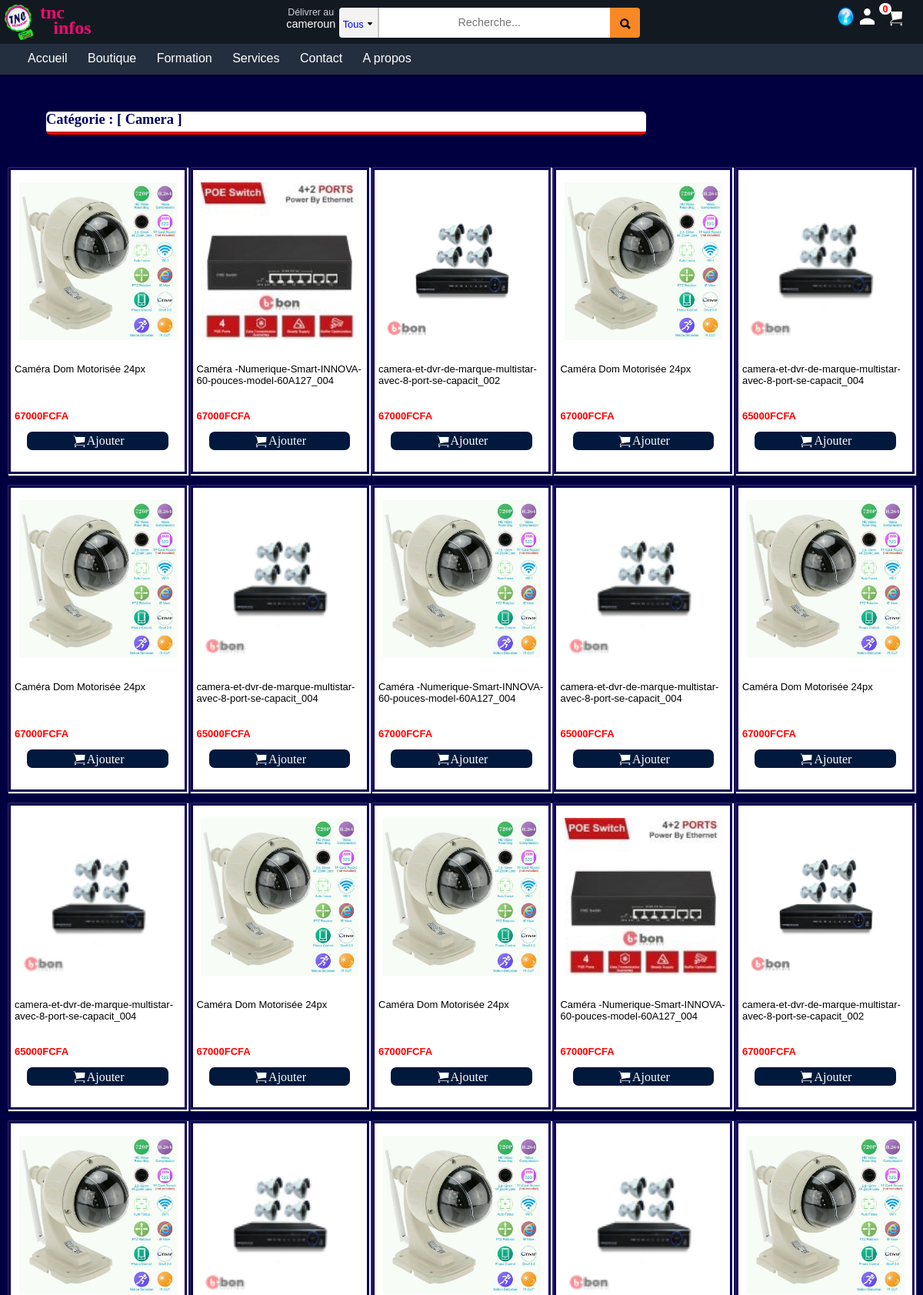
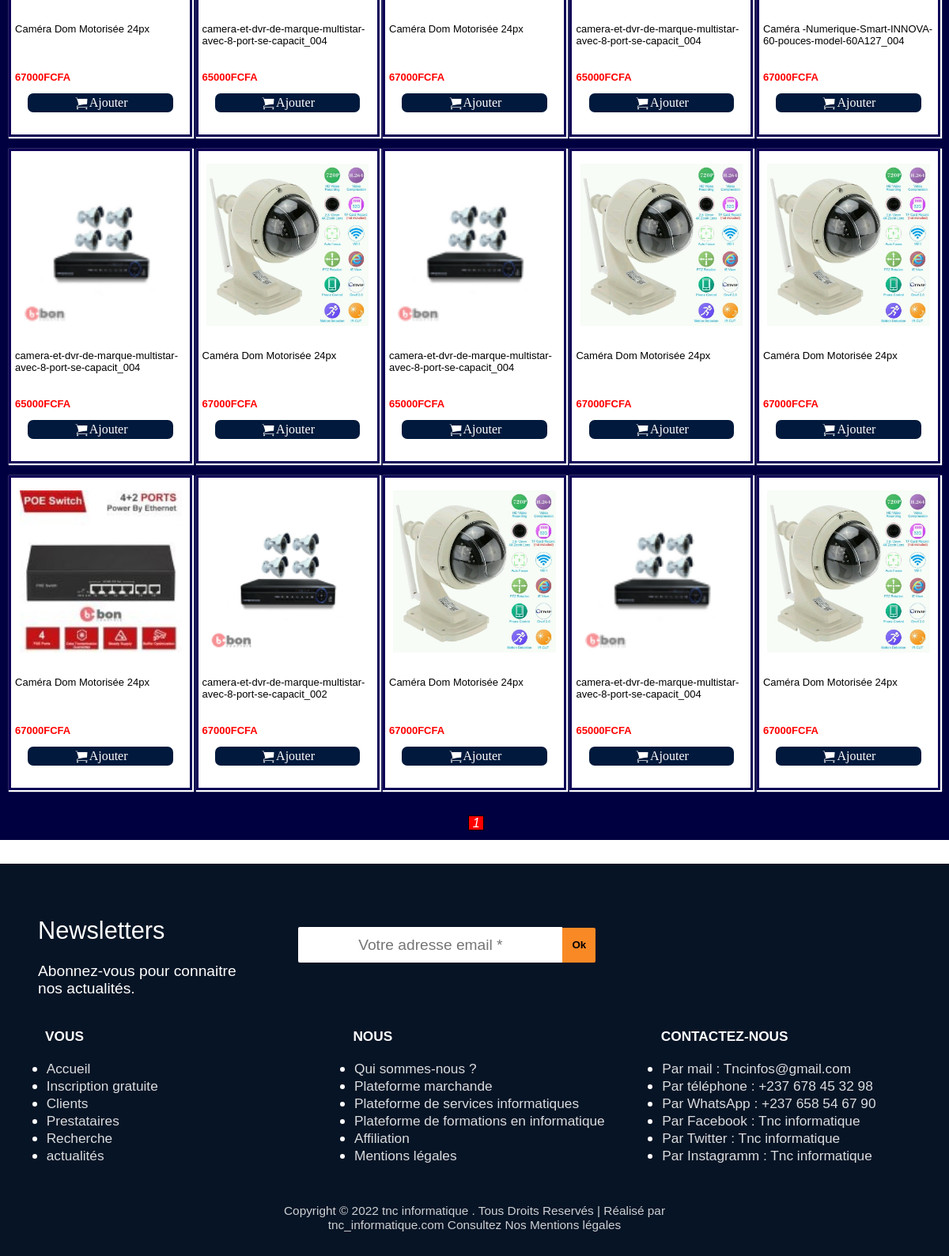
The app's page /categorie_ok.php?nom_categorie=Camera with its own data (2 pictures, top to bottom).
### tables this page shows
CREATE TABLE `produit` (
  `id_produit` mediumint(9) NOT NULL,
  `nom_produit` varchar(220) DEFAULT NULL,
  `monnaie` varchar(30) DEFAULT 'FCFA',
  `prix` int(11) DEFAULT 0,
  `description` text DEFAULT NULL,
  `quantite` int(11) NOT NULL,
  `photo` varchar(220) DEFAULT 'image.jpg',
  `nom_categorie` varchar(250) NOT NULL,
  `date` date NOT NULL
);

### categorie_ok.php (the view, shortened to what this page needs)
<?php
include("includes/connect.php");
@$nom_categorie = $_GET['nom_categorie'];
if(isset($_SESSION['id_client'])) {
?>
<?php include("includes/entete_connecter.php"); ?>
	<div id="corps">
	<h6>Catégorie : [ <?php echo $nom_categorie; ?> ]</h6>
<?php
$rowsPerPage =30;  $pageNum = 1;
if(isset($_GET['page'])) {
	$pageNum = $_GET['page'];
} else {
	$page=1;
}
$offset = ($pageNum - 1) * $rowsPerPage;
$query = "SELECT COUNT(id_produit) AS numrows from produit WHERE nom_categorie = '".$nom_categorie."'";
$result = mysqli_query($db, $query);
$row = mysqli_fetch_array($result);
$numrows = $row['numrows'];
$maxPage = ceil($numrows/$rowsPerPage);
?>
<?php
$reponse = mysqli_query($db, "SELECT * FROM produit WHERE nom_categorie = '".$nom_categorie."'
 ORDER BY id_produit DESC LIMIT $offset, $rowsPerPage") or die("Echec de l'exécution de la requete");
while($produit = mysqli_fetch_array($reponse)) {
?>
		<div id='bloc_produit'>
			<p class="img"><img src="images/produits/<?php echo $produit['photo']; ?>" alt=""/></p>
<?php
			echo "
			<p class='nom'>".$produit['nom_produit']."</p>
			<p class='prix'>".$produit['prix']."".$produit['monnaie']."</p>";
?>
			<p id="add-cart"><a href="ajouter_pannier.php?id_produit=<?php echo $produit['id_produit']; ?>">
				<img src='images/cart.png' width="10" height="10" /><i>Ajouter</i> </a>
			</p><br/>
		</div>
<?php
}
?>
<br/><br/>
<?php
$self = $_SERVER['PHP_SELF'];
for($page = 1; $page <= $maxPage; $page++)
{
	if ($page == $pageNum)
		{
			echo '&nbsp;&nbsp;<em class="em"> '.$page.' </em>&nbsp;';
		}
		else
		{
			echo "&nbsp;<i class='i'><a href=\"$self?page=$page\"> ".$page."&nbsp;</a></i>";
		}
}
?>
		</div>
		</div>
<?php include("includes/pied.php"); ?>
<?php
}
else
{
?>
<?php include("includes/entete_deconnecter.php"); ?>
<div id="corps">
	<h6>Catégorie : [ <?php echo $nom_categorie; ?> ]</h6>
<?php
$rowsPerPage =30;  $pageNum = 1;
$offset = ($pageNum - 1) * $rowsPerPage;
$query = "SELECT COUNT(*) AS numrows from produit WHERE nom_categorie = '".$nom_categorie."'";
$result = mysqli_query($db, $query);
$row = mysqli_fetch_array($result);
$numrows = $row['numrows'];
$maxPage = ceil($numrows/$rowsPerPage);
?>
<?php
$reponse = mysqli_query($db, "SELECT * FROM produit WHERE nom_categorie = '".$nom_categorie."'
 ORDER BY id_produit DESC LIMIT $offset, $rowsPerPage") or die("Echec de l'exécution de la requete");
while($produit = mysqli_fetch_array($reponse)) {
?>
		<div id='bloc_produit'>
			<p class="img"><img src="images/produits/<?php echo $produit['photo']; ?>" alt=""/></p>
<?php
			echo "
			<p class='nom'>".$produit['nom_produit']."</p>
			<p class='prix'>".$produit['prix']."".$produit['monnaie']."</p>";
?>
			<p id="add-cart"><a href="ajouter_pannier.php?id_produit=<?php echo $produit['id_produit']; ?>">
				<img src='images/cart.png' width="10" height="10" /><i>Ajouter</i> </a>
			</p><br/>
		</div>
<?php
}
?>
<br/><br/>
<?php
$self = $_SERVER['PHP_SELF'];
for($page = 1; $page <= $maxPage; $page++)
{
	if ($page == $pageNum)
		{
			echo '&nbsp;&nbsp;<em class="em"> '.$page.' </em>&nbsp;';
		}
		else
		{
			echo "&nbsp;<i class='i'><a href=\"$self?page=$page\"> ".$page."&nbsp;</a></i>";
		}
}
?>
		</div>
	<?php include("includes/pied.php"); ?>
<?php
}
?>

### includes/entete_deconnecter.php (shortened to what this page needs)
<!Doctype html>
<html lang="fr">
	<head>
		<link rel="stylesheet" type="text/css" href="style.css" />
	</head>
	<body>
		<div id="header">
			<div class="slogan">
				<div class="logo"><img src="images/logo.png" width="60" height="46" />
					Tnc<br/><i> infos</i>
				</div>
				<div class="lieu_livraison"><em>Délivrer au</em><br/> cameroun </div>
				<div class="blog_recherche">
					<form action="recherche.php" method="post">
						<a class="bout_cat" href="#"><div id="bouton_cat">Tous <img src="images/bas2.png" width="10" height="10" /></div></a><div class="champ"><input type="search" name="recherche" required placeholder="Recherche..."/></div><div class="search"><input type="image" src="images/searche.png"/></div>
					</form>
				</div>
				<div class="compte">
					<a class="aide" href="#"><img src="images/aide.png" width="23" height="27" id="aide" title="Recevoir de l'aide"/></a>
					<a href="connexion.php"><img src="images/compte.png" width="19" height="21" id="compte" title="votre compte" /></a>
					<em>0</em>
					<a href="pannier.php"><img src="images/cart_menu.png" width="23" height="27" id="cart" title="votre pannier"/></a>
					</div>
			</div>
			<div id="nav">
				<ul class="menu">
					<li><img src="images/home.png" width="25" height="25"/><a href="accueil.php"> Accueil</a></li>
					<li><img src="images/services.png" width="25" height="25"/><a href="#"> Boutique</a></li>
					<li><img src="images/propos.png" width="25" height="25"/><a id="propos" href="formation.php"> Formation</a></li>
					<li><img src="images/propos.png" width="25" height="25"/><a id="propos" href="services.php"> Services</a></li>
					<li><img src="images/contact.png" width="25" height="25"/><a href="contact.php"> Contact</a></li>
					<li><img src="images/propos.png" width="25" height="25"/><a href="actualites.php"> A propos</a></li>
				</ul>
			</div>
		</div>
	</body>
</html>

### includes/pied.php
<div id="pied">
	<div class="newsletters">
		<div class="texte">
			<p>Newsletters</p><br/>Abonnez-vous pour connaitre<br/> nos actualités.
		</div>
		<div class="champ">
			<form action="" method="post">
				<p><input type="email" name="email" placeholder="Votre adresse email *" required /><input type="submit" value="Ok" /></p>
			</form>
		</div>
	</div>
	<div class="infos">
		<div class="group" id="groupe1">
			<h3>Vous</h3>
			<ul>
				<li><a href="#">Accueil</a></li>
				<li><a href="#">Inscription gratuite</a></li>
				<li><a href="#">Clients</a></li>
				<li><a href="#">Prestataires</a></li>
				<li><a href="#">Recherche</a></li>
				<li><a href="#">actualités</a></li>
			</ul>
		</div>
		<div class="group" id="groupe2">
			<h3>Nous</h3>
			<ul>
				<li><a href="#">Qui sommes-nous ?</a></li>
				<li><a href="#">Plateforme marchande</a></li>
				<li><a href="#">Plateforme de services informatiques</a></li>
				<li><a href="#">Plateforme de formations en informatique</a></li>
				<li><a href="#">Affiliation</a></li>
				<li><a href="#">Mentions légales</a></li>
			</ul>
		</div>
		<div class="group" id="groupe3">
			<h3>contactez-nous</h3>
			<ul>
				<li><a href="#">Par mail : Tncinfos@gmail.com</a></li>
				<li><a href="#">Par téléphone : +237 678 45 32 98</a></li>
				<li><a href="#">Par WhatsApp : +237 658 54 67 90</a></li>
				<li><a href="#">Par Facebook : Tnc informatique</a></li>
					<li><a href="#">Par Twitter : Tnc informatique </a></li>
				<li><a href="#">Par Instagramm : Tnc informatique</a></li>
			</ul>
		</div>
	<div class="copyright">
		<p>
			Copyright © 2022 tnc informatique . Tous Droits Reservés | Réalisé par <a href="mailto:tnc_informatique.com">tnc_informatique.com</a></span>
			<span>Consultez <a class="mention" href="mentions_legales.php">Nos Mentions légales</span></i>
		</p>
	</div>
</div>

### records on screen
produit: photo (picture), nom_produit "Caméra Dom Motorisée 24px", prix "67000", monnaie "FCFA"
produit: photo (picture), nom_produit "Caméra -Numerique-Smart-INNOVA-60-pouces-model-60A127_004", prix "67000", monnaie "FCFA"
produit: photo (picture), nom_produit "camera-et-dvr-de-marque-multistar-avec-8-port-se-capacit_002", prix "67000", monnaie "FCFA"
produit: photo (picture), nom_produit "Caméra Dom Motorisée 24px", prix "67000", monnaie "FCFA"
produit: photo (picture), nom_produit "camera-et-dvr-de-marque-multistar-avec-8-port-se-capacit_004", prix "65000", monnaie "FCFA"
produit: photo (picture), nom_produit "Caméra Dom Motorisée 24px", prix "67000", monnaie "FCFA"
produit: photo (picture), nom_produit "camera-et-dvr-de-marque-multistar-avec-8-port-se-capacit_004", prix "65000", monnaie "FCFA"
produit: photo (picture), nom_produit "Caméra -Numerique-Smart-INNOVA-60-pouces-model-60A127_004", prix "67000", monnaie "FCFA"
produit: photo (picture), nom_produit "camera-et-dvr-de-marque-multistar-avec-8-port-se-capacit_004", prix "65000", monnaie "FCFA"
produit: photo (picture), nom_produit "Caméra Dom Motorisée 24px", prix "67000", monnaie "FCFA"
produit: photo (picture), nom_produit "camera-et-dvr-de-marque-multistar-avec-8-port-se-capacit_004", prix "65000", monnaie "FCFA"
produit: photo (picture), nom_produit "Caméra Dom Motorisée 24px", prix "67000", monnaie "FCFA"
produit: photo (picture), nom_produit "Caméra Dom Motorisée 24px", prix "67000", monnaie "FCFA"
produit: photo (picture), nom_produit "Caméra -Numerique-Smart-INNOVA-60-pouces-model-60A127_004", prix "67000", monnaie "FCFA"
produit: photo (picture), nom_produit "camera-et-dvr-de-marque-multistar-avec-8-port-se-capacit_002", prix "67000", monnaie "FCFA"
produit: photo (picture), nom_produit "Caméra Dom Motorisée 24px", prix "67000", monnaie "FCFA"
produit: photo (picture), nom_produit "camera-et-dvr-de-marque-multistar-avec-8-port-se-capacit_004", prix "65000", monnaie "FCFA"
produit: photo (picture), nom_produit "Caméra Dom Motorisée 24px", prix "67000", monnaie "FCFA"
produit: photo (picture), nom_produit "camera-et-dvr-de-marque-multistar-avec-8-port-se-capacit_004", prix "65000", monnaie "FCFA"
produit: photo (picture), nom_produit "Caméra -Numerique-Smart-INNOVA-60-pouces-model-60A127_004", prix "67000", monnaie "FCFA"
produit: photo (picture), nom_produit "camera-et-dvr-de-marque-multistar-avec-8-port-se-capacit_004", prix "65000", monnaie "FCFA"
produit: photo (picture), nom_produit "Caméra Dom Motorisée 24px", prix "67000", monnaie "FCFA"
produit: photo (picture), nom_produit "camera-et-dvr-de-marque-multistar-avec-8-port-se-capacit_004", prix "65000", monnaie "FCFA"
produit: photo (picture), nom_produit "Caméra Dom Motorisée 24px", prix "67000", monnaie "FCFA"
produit: photo (picture), nom_produit "Caméra Dom Motorisée 24px", prix "67000", monnaie "FCFA"
produit: photo (picture), nom_produit "Caméra Dom Motorisée 24px", prix "67000", monnaie "FCFA"
produit: photo (picture), nom_produit "camera-et-dvr-de-marque-multistar-avec-8-port-se-capacit_002", prix "67000", monnaie "FCFA"
produit: photo (picture), nom_produit "Caméra Dom Motorisée 24px", prix "67000", monnaie "FCFA"
produit: photo (picture), nom_produit "camera-et-dvr-de-marque-multistar-avec-8-port-se-capacit_004", prix "65000", monnaie "FCFA"
produit: photo (picture), nom_produit "Caméra Dom Motorisée 24px", prix "67000", monnaie "FCFA"

### other values on screen
$nom_categorie "Camera"
